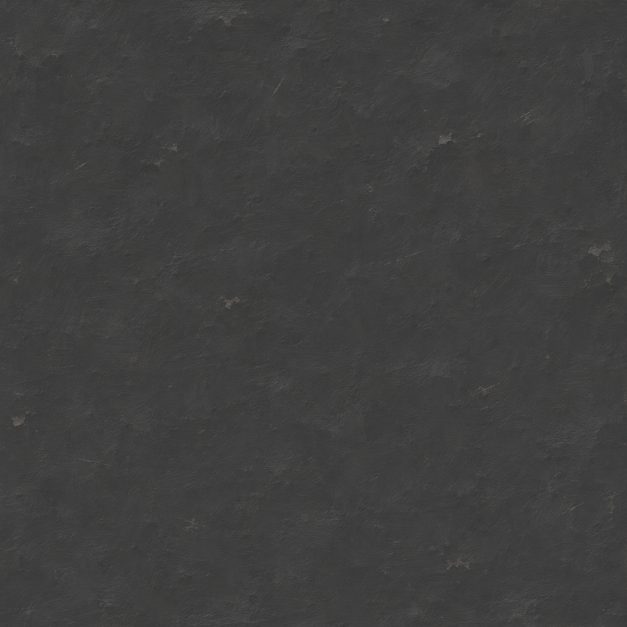
#> input picture docs/review/camera-raster-material-20261116/inputs/iron.png, 1254 x 1254 px (shown at 1/2 size)
$ python replay.py
#> lines starting #> are read from the running program, lines starting #| are printed output that depends on the picture; after the words box and inside, x2 and y2 are one past the last pixel; in counts of white or black regions, pixels touching at a corner belong together
#> (reads docs/review/camera-raster-material-20261116/model.json from the repository)
#!/usr/bin/env python3
"""Editable raster-material mapper. No random/procedural texture generation.

ADAPT: inputs/prior-build.py:32-59 cubic path evaluation, recorded in provenance.
Only inputs/iron.png supplies material variation. Analytic illumination is shading,
not a noise/dab texture. The original reference is read only by comparison().
"""
import argparse
import hashlib
import json
import math
from pathlib import Path
import re
import sys
from PIL import Image, ImageDraw, ImageOps

HERE = Path(__file__).resolve().parent
SS = 3

def sha(path):
    return hashlib.sha256(path.read_bytes()).hexdigest()

def paths(source):
    tokens = re.findall(r'[MLCZ]|-?\d+(?:\.\d+)?', source)
    result, points, i = [], [], 0
    while i < len(tokens):
        command = tokens[i]
        i += 1
        if command == 'M':
            if points:
                result.append(points)
            points = [(float(tokens[i]), float(tokens[i+1]))]
            i += 2
        elif command == 'L':
            points.append((float(tokens[i]), float(tokens[i+1])))
            i += 2
        elif command == 'C':
            p0 = points[-1]
            p1, p2, p3 = [(float(tokens[i+j]), float(tokens[i+j+1])) for j in (0,2,4)]
            i += 6
            for step in range(1,33):
                t = step/32
                points.append(tuple((1-t)**3*p0[k]+3*(1-t)**2*t*p1[k]+3*(1-t)*t*t*p2[k]+t**3*p3[k] for k in (0,1)))
        elif command == 'Z':
            points.append(points[0])
        else:
            raise ValueError(command)
    if points:
        result.append(points)
    return result

def polygons(part, contour=None):
    sx, sy, tx, ty = part['transform']
    return [[((x*sx+tx)*SS, (y*sy+ty)*SS) for x,y in poly] for poly in paths(contour or part['contour'])]

def mask_for(size, part, contour=None):
    mask = Image.new('L', size)
    draw = ImageDraw.Draw(mask)
    for polygon in polygons(part, contour):
        draw.polygon(polygon, fill=255)
    return mask

def clean(image):
    image.paste((0,0,0,0), (0,0), image.getchannel('A').point(lambda a: 255 if a == 0 else 0))
    return image

def down(image, size):
    return clean(image.resize(size, Image.Resampling.LANCZOS))

def validate(model):
    if model['schema'] != 1 or model['status'] != 'FIRST_PILOT_REVIEW_ONLY':
        raise ValueError('Unsupported model/status')
    names = [p['name'] for p in model['parts']]
    if len(names) != len(set(names)):
        raise ValueError('Duplicate component')
    for p in model['parts']:
        if p['material'] != 'iron.png':
            raise ValueError('Only packet-local independent iron material allowed')
        u,v,w,h = p['uv']
        if min(u,v) < 0 or min(w,h) <= 0 or u+w > 1254 or v+h > 1254:
            raise ValueError('UV outside inspected material extent')

def render(model, inputs=None, omit=()):
    validate(model)
    inputs = inputs or HERE/'inputs'
    with Image.open(inputs/'iron.png') as im:
#> im is the input picture: PIL image 1254x1254 RGB; mean R, G, B 63.4, 63.1, 62.7
        material = im.convert('L')
    size = tuple(n*SS for n in model['canvas'])
    result = Image.new('RGBA', size)
#> result: PIL image 540x1350 RGBA; every value is 0
    layers, samples = {}, {}
    for part in model['parts']:
        mask = mask_for(size, part)
        box = mask.getbbox()
        if not box:
            raise ValueError('Empty component '+part['name'])
        x0,y0,x1,y1 = box
        w,h = x1-x0,y1-y0
        u,v,uw,vh = part['uv']
        # Explicit per-component UV window, no sampling from benchmark or prior master.
        sample = material.transform((w,h), Image.Transform.EXTENT, (u,v,u+uw,v+vh), Image.Resampling.BICUBIC)
        samples[part['name']] = sample
        pixels = sample.load()
        face_masks = [(mask_for(size, part, f['contour']).crop(box).load(), f['gain']) for f in part['faces']]
        shade = part['shading']
        rgb = Image.new('RGBA', (w,h))
        dst = rgb.load()
        for y in range(h):
            vv = y/max(1,h-1)
            for x in range(w):
                uu = x/max(1,w-1)
                light = shade['ambient'] + shade['roundness']*max(0, math.cos((uu-shade['light_u'])*math.pi)) + shade['vertical']*(1-vv)
                for fm,gain in face_masks:
                    if fm[x,y]:
                        light *= gain
                variation = 1 + part['texture_strength']*(pixels[x,y]-70)/70
                dst[x,y] = tuple(max(0,min(255,round(c*light*variation))) for c in part['tint'])+(255,)
        layer = Image.new('RGBA', size)
        layer.paste(rgb, (x0,y0))
        layer.putalpha(mask)
        edge = part['edge']
        if edge['width']:
            draw = ImageDraw.Draw(layer)
            for poly in polygons(part):
                draw.line(poly, fill=tuple(edge['color'])+(255,), width=max(1,round(edge['width']*SS)), joint='curve')
        layers[part['name']] = down(layer, tuple(model['canvas']))
        if part['visible'] and part['name'] not in omit:
            result.alpha_composite(layer)
#> this loop made 16 passes
#> (x0, y0, x1, y1, w, h) on passes 1 to 12: (38, 1162, 243, 1297, 205, 135), (46, 1132, 232, 1240, 186, 108), (74, 1075, 202, 1179, 128, 104), (81, 125, 187, 1096, 106, 971), (77, 1077, 191, 1130, 114, 53), (72, 852, 199, 915, 127, 63), (72, 414, 199, 480, 127, 66), (78, 177, 193, 238, 115, 61), (69, 91, 202, 168, 133, 77), (88, 38, 186, 127, 98, 89), (165, 474, 229, 607, 64, 133), (159, 177, 391, 388, 232, 211)
#> pass 1, in render, `mask = mask_for(size, part)`:
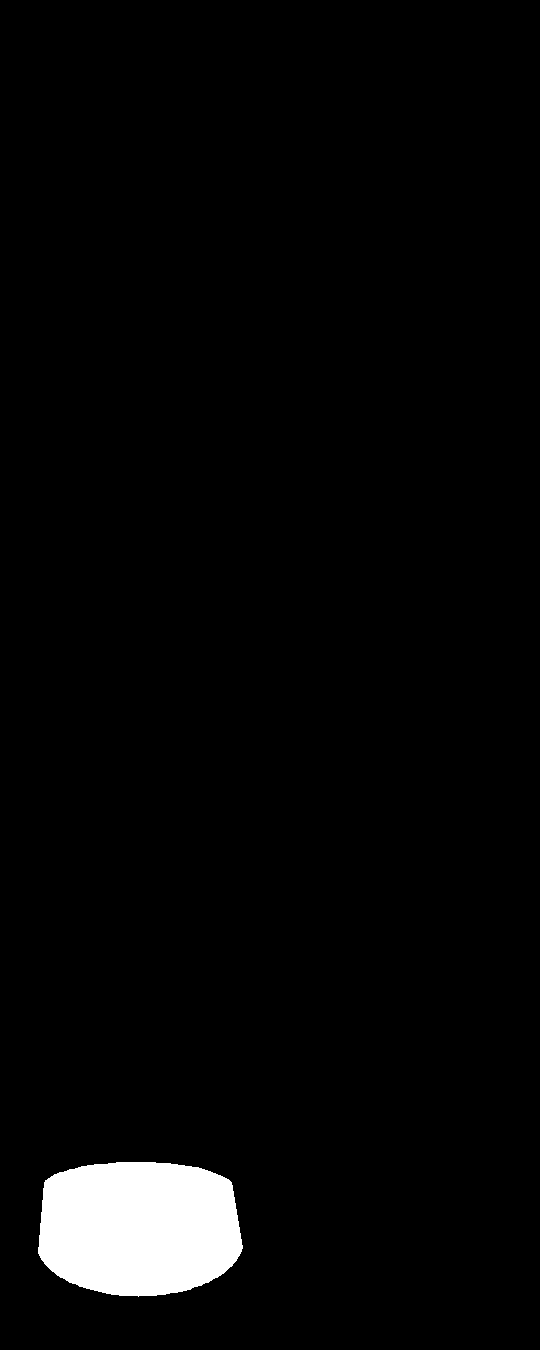
#> mask: PIL image 540x1350 L; 3.2% white; 1 white region, box (x1, y1, x2, y2) and area: (38, 1162, 243, 1297) 23329
#> pass 1, in render, `sample = material.transform((w,h), Image.Transform.EXTENT, (u,v,u+uw,v..`:
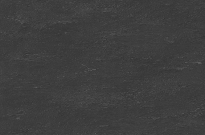
#> sample: PIL image 205x135 L; min 51, max 93, mean 62.3
#> after the loop: mask: PIL image 540x1350 L; 0.03% white; 1 white region, box (x1, y1, x2, y2) and area: (336, 415, 360, 436) 250
#> after the loop:
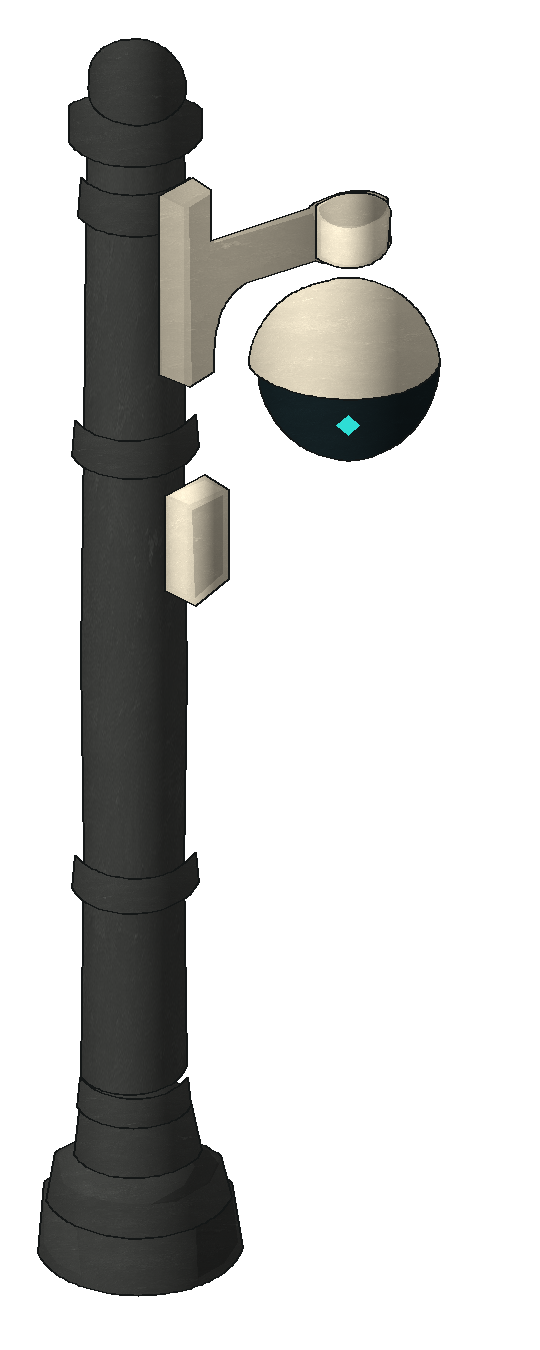
#> result: PIL image 540x1350 RGBA; mean R, G, B, A 20.1, 20, 18.6, 68; transparent parts drawn white
#> after the loop:
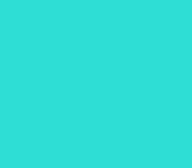
#> rgb: PIL image 24x21 RGBA (shown 8 times larger); mean R, G, B, A 46, 222, 213, 255
#> after the loop, layers = 16 items; samples = 16 items
    return down(result, tuple(model['canvas'])), layers, samples

def comparison(model, master, out):
    scale = model['scale']
    native_size = tuple(math.ceil(n*scale) for n in model['canvas'])
    half_size = tuple(math.ceil(n*scale/2) for n in model['canvas'])
    native, half = down(master, native_size), down(master, half_size)
    native.save(out/'camera-native.png')
    half.save(out/'camera-half.png')
    with Image.open(HERE/'inputs/reference.png') as im:
        reference = im.convert('RGB')
    with Image.open(HERE/'inputs/rejected-master.png') as im:
        rejected = im.convert('RGBA')
    with Image.open(HERE/'inputs/paving.png') as im:
        ground = im.convert('RGB').resize((352,352), Image.Resampling.LANCZOS)
    context = ground.crop((0,0,352,200))
    context.paste(native, (166,55), native)
    context.save(out/'ordinary-background-context.png')
    plate = Image.new('RGB', (1100,630), '#303334')
    draw = ImageDraw.Draw(plate)
    draw.text((14,12), 'UNCHANGED ORIGINAL: full image, uniformly fitted. Review only, not source acceptance.', fill='white')
    plate.paste(reference.resize((660,371), Image.Resampling.LANCZOS), (14,34))
    draw.text((700,12), 'ONE raster-material pilot | native / half', fill='white')
    # Crop is comparison only, never a render input, and is not an editable master.
    ref_crop = reference.crop((889,19,1069,469)).convert('RGBA')
    for col,(label,image) in enumerate([('Reference crop',ref_crop),('Rejected prior',rejected),('Pilot',master)]):
        xx = 700+col*125
        draw.text((xx,45), label, fill='white')
        plate.paste(down(image,native_size), (xx+10,70), down(image,native_size))
        plate.paste(down(image,half_size), (xx+65,70), down(image,half_size))
    draw.text((700,195), 'Ordinary paving context: offline, no HUD/field', fill='white')
    plate.paste(context,(700,215))
    draw.text((14,430), 'Contour diagnostic at 40% construction scale: rejected / corrected (not game size)', fill='white')
    plate.paste(down(rejected,(72,180)), (50,450), down(rejected,(72,180)))
    plate.paste(down(master,(72,180)), (170,450), down(master,(72,180)))
    draw.text((300,460), 'Editable: 16 complete contours, local iron material, UV windows,', fill='white')
    draw.text((300,480), 'tint, continuous illumination, broad face gains and draw order.', fill='white')
    draw.text((300,505), 'Head depth -15%; base width -8%; narrower bracket return.', fill='white')
    draw.text((300,530), 'Cream enamel uses tinted iron microstructure: a disclosed approximation.', fill='white')
    draw.text((300,555), 'No native capture, collision/registration validation or visual acceptance.', fill='white')
    plate.save(out/'comparison.png')
    ImageOps.grayscale(plate).save(out/'comparison-grayscale.png')
    return dict(native=list(native_size),half=list(half_size),source=list(master.size),context=[352,200])

def build(out, model_path=None):
    model_path = model_path or HERE/'model.json'
    model = json.loads(model_path.read_text())
    out.mkdir(parents=True, exist_ok=True)
    master,layers,samples = render(model)
#> layers = 16 items; samples = 16 items
    master.save(out/'camera-master.png')
    for sub in ('components','uv-samples'):
        (out/sub).mkdir(exist_ok=True)
    for name,image in layers.items():
        image.save(out/'components'/f'{name}.png')
        samples[name].save(out/'uv-samples'/f'{name}.png')
#> this loop made 16 passes
#> name on passes 1 to 12: 'foot', 'plinth', 'socket', 'pole', 'ankle_ring', 'middle_ring', 'upper_ring', 'top_collar', 'finial_seat', 'finial', 'service_box', 'bracket'
#> pass 1, in build, `image.save(out/'components'/f'{name}.png')`:
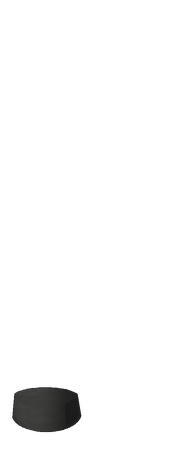
#> saved as foot.png: PIL image 180x450 RGBA; mean R, G, B, A 1.6, 1.7, 1.6, 8.2; transparent parts drawn white
#> pass 2, in build, `samples[name].save(out/'uv-samples'/f'{name}.png')`:
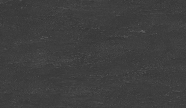
#> saved as plinth.png: PIL image 186x108 L; min 51, max 101, mean 62.4
    sizes = comparison(model,master,out)
#> in comparison, `scale = model['scale']`: scale = 0.23
#> in comparison, `native_size = tuple(math.ceil(n*scale) for n in model['canvas'])`: native_size = (42, 104)
#> in comparison, `half_size = tuple(math.ceil(n*scale/2) for n in model['canvas'])`: half_size = (21, 52)
#> in clean (call 19), `image.paste((0,0,0,0), (0,0), image.getchannel('A').point(lambda a: 25..`:
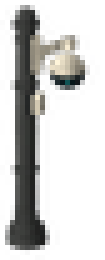
#> image: PIL image 21x52 RGBA (shown 5 times larger); mean R, G, B, A 28.1, 28.1, 26.6, 67.8; transparent parts drawn white
    record = dict(status='FIRST_PILOT_REVIEW_ONLY', ownerAccepted=False, productionAdmitted=False,
                  nativeCapture=False, visualAttempt=1, python=sys.version.split()[0], pillow=Image.__version__,
                  modelSHA256=sha(model_path), rendererSHA256=sha(Path(__file__)), sizes=sizes,
                  inputs={p.name:sha(p) for p in sorted((HERE/'inputs').iterdir()) if p.is_file()},
                  exports={str(p.relative_to(out)):sha(p) for p in sorted(out.rglob('*.png'))})
    (out/'manifest.json').write_text(json.dumps(record,indent=2)+'\n')
    print(json.dumps(dict(output=str(out),components=len(layers),exports=len(record['exports']),sizes=sizes)))
    return record

if __name__ == '__main__':
    parser = argparse.ArgumentParser()
    parser.add_argument('--out', type=Path, default=HERE/'pilot-01')
    parser.add_argument('--model', type=Path, default=HERE/'model.json')
    args = parser.parse_args()
#> (the run stopped early here; a loop or call above may not have finished)
